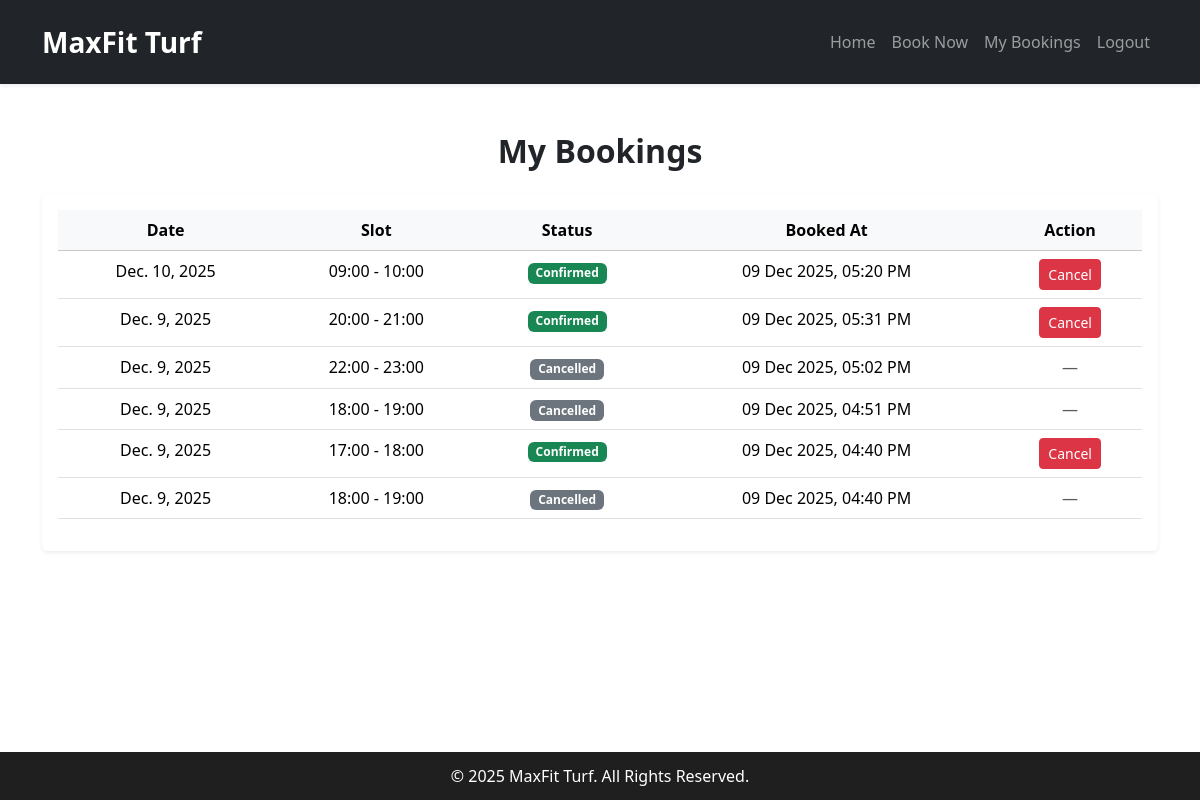
Page /my-bookings/ (signed in) on the committed database.
### booking/models.py (models this page shows, shortened)
class Booking(models.Model):
    STATUS_CHOICES = (
        ('CONFIRMED', 'Confirmed'),
        ('CANCELLED', 'Cancelled'),
    )
    user = models.ForeignKey(User, on_delete=models.CASCADE)
    date = models.DateField()
    timeslot = models.ForeignKey(TimeSlot, on_delete=models.CASCADE)
    created_at = models.DateTimeField(auto_now_add=True)
    status = models.CharField(max_length=10, choices=STATUS_CHOICES, default='CONFIRMED')

class TimeSlot(models.Model):
    start_time = models.TimeField()
    end_time = models.TimeField()
    def __str__(self):
        return f"{self.start_time.strftime('%H:%M')} - {self.end_time.strftime('%H:%M')}"

### booking/views.py (the view)
# urls.py: path('my-bookings/', views.my_bookings, name='my_bookings'),
@login_required
def my_bookings(request):
    bookings = Booking.objects.filter(user=request.user).order_by('-date', '-created_at')
    return render(request, 'booking/my_bookings.html', {"bookings": bookings})

### templates/booking/my_bookings.html
{% extends "booking/base.html" %}
{% block content %}
<div class="container py-5">
  <h2 class="text-center fw-bold mb-4">My Bookings</h2>
  <div class="card shadow-sm border-0">
    <div class="card-body">
      <table class="table table-hover text-center">
        <thead class="table-light">
          <tr>
            <th>Date</th>
            <th>Slot</th>
            <th>Status</th>
            <th>Booked At</th>
            <th>Action</th>
          </tr>
        </thead>
        <tbody>
          {% for b in bookings %}
          <tr>
            <td>{{ b.date }}</td>
            <td>{{ b.timeslot }}</td>
            <td>
              {% if b.status == 'CONFIRMED' %}
                <span class="badge bg-success">Confirmed</span>
              {% else %}
                <span class="badge bg-secondary">Cancelled</span>
              {% endif %}
            </td>
            <td>{{ b.created_at|date:"d M Y, h:i A" }}</td>
            <td>
              {% if b.status == 'CONFIRMED' %}
                <a href="{% url 'booking:cancel_booking' b.id %}"
                   class="btn btn-danger btn-sm">Cancel</a>
              {% else %}
                <span class="text-muted">—</span>
              {% endif %}
            </td>
          </tr>
          {% empty %}
          <tr>
            <td colspan="5" class="text-muted">No bookings yet.</td>
          </tr>
          {% endfor %}
        </tbody>
      </table>
    </div>
  </div>
</div>
{% endblock %}

### templates/booking/base.html (style rules this page uses)
body { min-height: 100vh; display: flex; flex-direction: column; }

### rows in the picture
Booking: date "Dec. 10, 2025", timeslot "09:00 - 10:00", status "Confirmed", created_at "09 Dec 2025, 05:20 PM"
Booking: date "Dec. 9, 2025", timeslot "20:00 - 21:00", status "Confirmed", created_at "09 Dec 2025, 05:31 PM"
Booking: date "Dec. 9, 2025", timeslot "22:00 - 23:00", status "Cancelled", created_at "09 Dec 2025, 05:02 PM"
Booking: date "Dec. 9, 2025", timeslot "18:00 - 19:00", status "Cancelled", created_at "09 Dec 2025, 04:51 PM"
Booking: date "Dec. 9, 2025", timeslot "17:00 - 18:00", status "Confirmed", created_at "09 Dec 2025, 04:40 PM"
Booking: date "Dec. 9, 2025", timeslot "18:00 - 19:00", status "Cancelled", created_at "09 Dec 2025, 04:40 PM"
